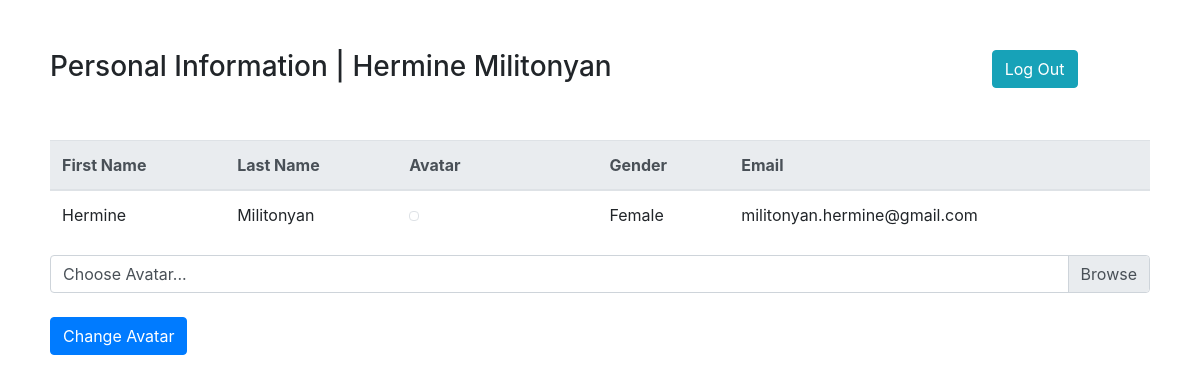
The page /users/profile.php (signed in) on the database as committed earlier.
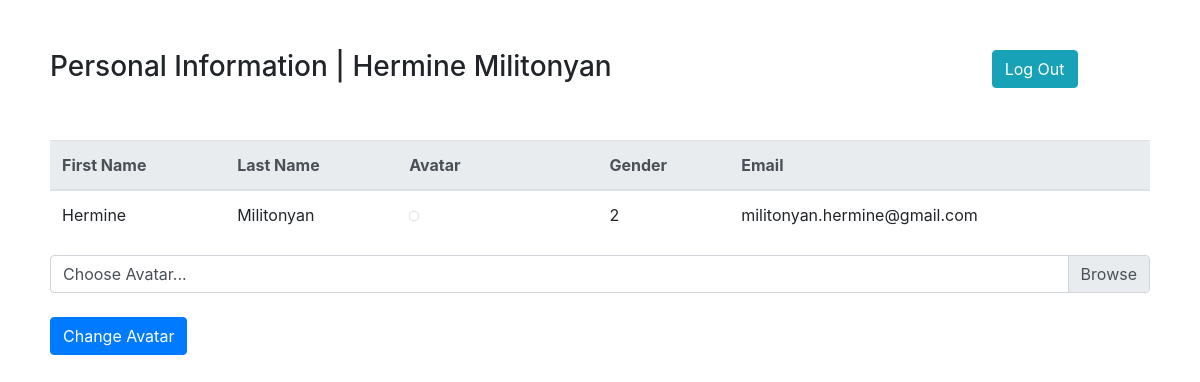
The same page on the database as committed later.
### tables this page shows
CREATE TABLE IF NOT EXISTS `user` (
  `user_id` int(11) NOT NULL AUTO_INCREMENT,
  `f_name` varchar(25) NOT NULL,
  `l_name` varchar(25) NOT NULL,
  `gender` int(1) NOT NULL DEFAULT 2,
  `email` varchar(50) NOT NULL,
  `password` varchar(50) NOT NULL,
  `avatar` varchar(50) DEFAULT NULL,
  PRIMARY KEY (`user_id`)
);

### users/profile.php (the view, shortened to what this page needs)
<?php
include_once('db-connect.php');
if(isset($_SESSION['id'])){
    $id=$_SESSION['id'];
    $userInfo=mysqli_query($connection, "SELECT `user_id`, f_name, l_name, gender, email, avatar FROM user WHERE `user_id`=$id");
    $userInfo=mysqli_fetch_assoc($userInfo);
}
?>
<!DOCTYPE html>
<html>
    <head>
    <link rel="stylesheet" href="https://stackpath.bootstrapcdn.com/bootstrap/4.4.1/css/bootstrap.min.css">
    </head>
    <body style="margin: 20px; padding: 30px;">
        <div class="row">
        <div class="col-md-10"><h3>Personal Information | <?= $userInfo['f_name']." ".$userInfo['l_name']?></h3></div>
        <div class="col-md-2"><a href="logout.php" class="btn btn-info">Log Out</a></div>
        </div>
        <br></br>
        <table class="table">
            <thead class="thead-light">
                <tr>
                    <th>First Name</th>
                    <th>Last Name</th>
                    <th>Avatar</th>
                    <th>Gender</th>
                    <th>Email</th>
                </tr>
                <?php if($userInfo){?>
                    <td><?= $userInfo['f_name']; ?></td>
                    <td> <?= $userInfo['l_name']; ?></td>
                    <td><div style="width: 100px;"><img class="img-thumbnail" src="<?=$userInfo['avatar']?>"></div></td>
                    <td> <?= $userInfo['gender']; ?></td>
                    <td><?= $userInfo['email']; ?></td>
            <?php } ?>
            </thead>
        </table>
        <form class="form-group" method="post" action="update-profile.php" enctype="multipart/form-data">
            <div class="custom-file">
                <label class="custom-file-label">Choose Avatar...</label>
            </div>
            <br></br>
            <button type="submit" name="submit" value="Submit" class="btn btn-primary">Change Avatar</button>
        </form>
    </body>
</html>

Rows that differ between the two databases and show on the page:
changed user "Hermine": gender "Female" → "2"
